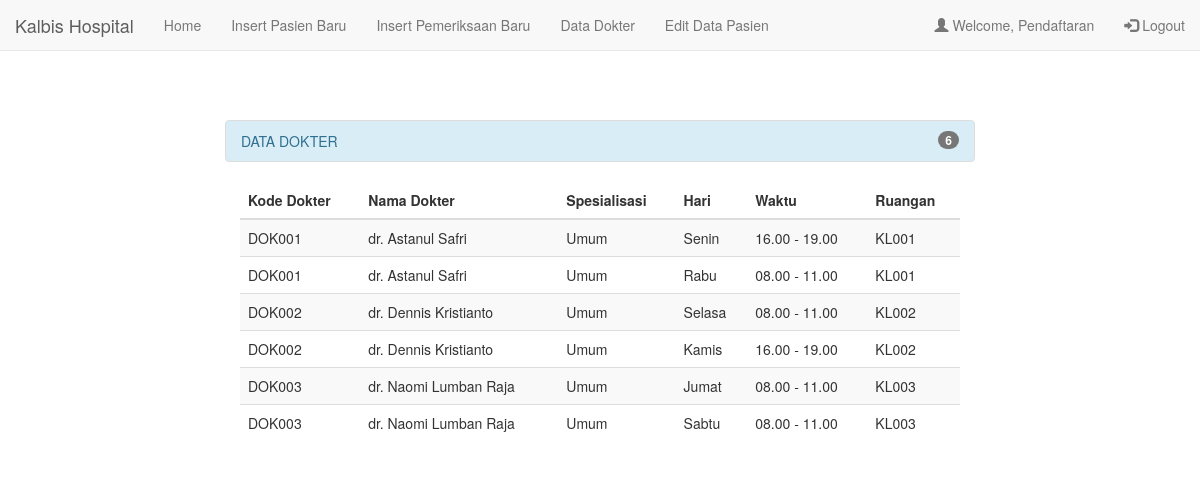
/daftar/daftar_data_dokter.php (signed in), run on the app's committed database.
### tables this page shows
CREATE TABLE `jadwal_dok` (
  `kd_dok` char(6) NOT NULL,
  `hari` varchar(10) NOT NULL,
  `waktu` varchar(15) NOT NULL,
  `ruang` char(5) NOT NULL
);

CREATE TABLE `dokter` (
  `kd_dok` char(6) NOT NULL,
  `nama_dok` varchar(25) NOT NULL,
  `alamat_dok` varchar(50) NOT NULL,
  `spesialisasi` varchar(20) NOT NULL
);

### daftar/daftar_data_dokter.php (the view, shortened to what this page needs)
<?php
	$host = "localhost";
	$user = "root";
	$pass = "";
	$dbname = "kalbis_rs";
	$koneksi = mysqli_connect($host, $user, $pass, $dbname);
	$query = "SELECT a.kd_dok, a.nama_dok, a.spesialisasi, b.hari, b.waktu, b.ruang
			  FROM dokter a, jadwal_dok b
			  WHERE b.kd_dok = a.kd_dok ORDER BY a.kd_dok";
	$sql2 = mysqli_query($koneksi, $query);
	if(@$_SESSION['pendaftaran'] || @$_SESSION['dokter'] || @$_SESSION['dok001'] || @$_SESSION['dok002'] || @$_SESSION['dok003'] ||
	@$_SESSION['admin'] || @$_SESSION['farmasi'] || @$_SESSION['keuangan']){
?>
<!DOCTYPE html>
<html>
<head>
	<link rel="stylesheet" href="http://maxcdn.bootstrapcdn.com/bootstrap/3.3.6/css/bootstrap.min.css">
</head>
<body>
	<nav class="navbar navbar-default navbar-fixed-top">
		<div class="container-fluid">
			<div class="navbar-header">
			<a class="navbar-brand" href="#">Kalbis Hospital</a>
		</div>
		<ul class="nav navbar-nav">
			<li><a href="daftar_indeks.php">Home</a></li>
			<li><a href="daftar_input_pasien.php">Insert Pasien Baru</a></li>
			<li><a href="daftar_pemeriksaan.php">Insert Pemeriksaan Baru</a></li>
			<li><a href="daftar_data_dokter.php">Data Dokter</a></li>
			<li><a href="daftar_edit_pasien.php">Edit Data Pasien</a></li>
		</ul>
		<ul class="nav navbar-nav navbar-right">
			<li><a href="daftar_profile.php"><span class="glyphicon glyphicon-user"></span> Welcome, Pendaftaran</a></li>
			<li><a href="../logout.php"><span class="glyphicon glyphicon-log-in"></span> Logout</a></li>
		</ul>
	  </div>
	</nav>
	<div id="tabel">
		<ul class="list-group ">
			<li class="list-group-item list-group-item-info">
				<span class="badge">
					<?php
						$result = mysqli_query($koneksi, "SELECT COUNT(*) AS `count` FROM jadwal_dok");
						$row = mysqli_fetch_assoc($result);
						$count = $row['count'];
						echo $count;
					?>
				</span>DATA DOKTER
			</li>
		</ul>
		<div class="container">
			<table class="table table-striped">
				<thead>
					<tr>
						<th>Kode Dokter</th>
						<th>Nama Dokter</th>
						<th>Spesialisasi</th>
						<th>Hari</th>
						<th>Waktu</td>
						<th>Ruangan</th>
					</tr>
				</thead>
				<tbody>
					<?php
						while($row = mysqli_fetch_assoc($sql2)){
							echo "<tr>";
							echo "<td>" . $row['kd_dok'] . "</td>";
							echo "<td>" . $row['nama_dok'] . "</td>";
							echo "<td>" . $row['spesialisasi'] . "</td>";
							echo "<td>" . $row['hari'] . "</td>";
							echo "<td>" . $row['waktu'] . "</td>";
							echo "<td>" . $row['ruang'] . "</td>";
							echo "</tr>";
						}
					?>
				</tbody>
			</table>
		</div>
	</div>
</body>
</html>
<?php
	} else {
		header("Location: ../login.php");
	}
?>

### daftar/daftar_data_dokter.php (style rules this page uses)
#tabel { margin: 120px auto; width: 750px; }
.container { width: 100%; }

### data on the page
jadwal_dok: kd_dok.kd_dok "DOK001", kd_dok.nama_dok "dr. Astanul Safri", kd_dok.spesialisasi "Umum", hari "Senin", waktu "16.00 - 19.00", ruang "KL001"
jadwal_dok: kd_dok.kd_dok "DOK001", kd_dok.nama_dok "dr. Astanul Safri", kd_dok.spesialisasi "Umum", hari "Rabu", waktu "08.00 - 11.00", ruang "KL001"
jadwal_dok: kd_dok.kd_dok "DOK002", kd_dok.nama_dok "dr. Dennis Kristianto", kd_dok.spesialisasi "Umum", hari "Selasa", waktu "08.00 - 11.00", ruang "KL002"
jadwal_dok: kd_dok.kd_dok "DOK002", kd_dok.nama_dok "dr. Dennis Kristianto", kd_dok.spesialisasi "Umum", hari "Kamis", waktu "16.00 - 19.00", ruang "KL002"
jadwal_dok: kd_dok.kd_dok "DOK003", kd_dok.nama_dok "dr. Naomi Lumban Raja", kd_dok.spesialisasi "Umum", hari "Jumat", waktu "08.00 - 11.00", ruang "KL003"
jadwal_dok: kd_dok.kd_dok "DOK003", kd_dok.nama_dok "dr. Naomi Lumban Raja", kd_dok.spesialisasi "Umum", hari "Sabtu", waktu "08.00 - 11.00", ruang "KL003"

### other printed values
$count "6"
